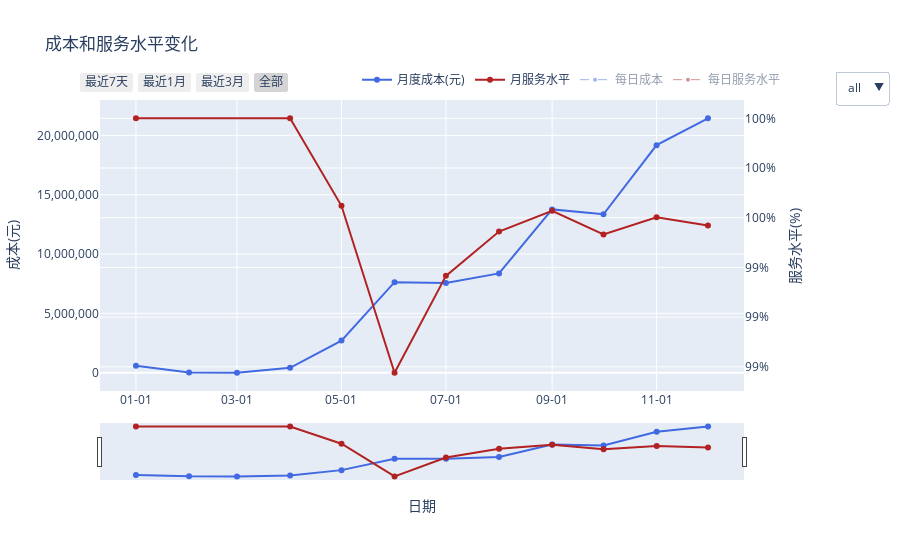

Notebook code for this chart:
### Code cell
rate_map = service_df.set_index('month')['actual_rate'].to_dict()
daily_cost_list = []
daily_svc_list  = []
year = datetime.now().year

for _, row in cost_df.iterrows():
    m = int(row.month)
    total_cost   = row.estimated_cost
    monthly_rate = rate_map.get(row.month, np.nan)
    n_days = pd.Period(f"{year}-{m:02d}").days_in_month
    dates  = pd.date_range(f"{year}-{m:02d}-01", periods=n_days)
    w = np.random.rand(n_days); w /= w.sum()
    if np.isnan(monthly_rate):
        rates = np.full(n_days, np.nan)
    else:
        rates = np.clip(
            np.random.normal(loc=monthly_rate, scale=0.02, size=n_days),
            0, 1
        )

    for d, wt, rt in zip(dates, w, rates):
        daily_cost_list.append({ "date": d,           "daily_cost": total_cost * wt })
        daily_svc_list.append({  "date": d,           "daily_rate": rt      })

daily_cost_df    = pd.DataFrame(daily_cost_list)
daily_service_df = pd.DataFrame(daily_svc_list)
cost_df["date"]    = pd.to_datetime(cost_df.month.astype(int).apply(lambda x: f"{year}-{x:02d}-01"))
service_df["date"] = pd.to_datetime(service_df.month.astype(int).apply(lambda x: f"{year}-{x:02d}-01"))

fig = make_subplots(specs=[[{"secondary_y": True}]])

# 月度成本
fig.add_trace(go.Scatter(
    x=cost_df["date"], y=cost_df["estimated_cost"],
    mode="lines+markers", name="月度成本(元)",
    line=dict(color="royalblue", width=2),
    hovertemplate="月度成本：%{y:,.0f} 元<extra></extra>"
), secondary_y=False)

# 月度服务水平
fig.add_trace(go.Scatter(
    x=service_df["date"], y=service_df["actual_rate"],
    mode="lines+markers", name="月服务水平",
    line=dict(color="firebrick", width=2),
    hovertemplate="月服务水平：%{y:.1%}<extra></extra>"
), secondary_y=True)

# 每日成本
fig.add_trace(go.Scatter(
    x=daily_cost_df["date"], y=daily_cost_df["daily_cost"],
    mode="lines+markers", name="每日成本",
    line=dict(color="royalblue", width=1, dash="dash"),
    marker=dict(size=4),
    hovertemplate="每日成本：%{y:,.0f} 元<extra></extra>",
    visible="legendonly"
), secondary_y=False)

# 每日服务水平
fig.add_trace(go.Scatter(
    x=daily_service_df["date"], y=daily_service_df["daily_rate"],
    mode="lines+markers", name="每日服务水平",
    line=dict(color="firebrick", width=1, dash="dash"),
    marker=dict(size=4),
    hovertemplate="每日达成率：%{y:.1%}<extra></extra>",
    visible="legendonly"
), secondary_y=True)

#菜单
fig.update_layout(
    updatemenus=[dict(
        type="dropdown", x=1.15, y=1.1,
        buttons=[
            dict(label="all",
                 method="update",
                 args=[{"visible": [True, True, True, True]}, {"title":"all"}]),
            dict(label="月",
                 method="update",
                 args=[{"visible": [True, True, False, False]}, {"title":"月"}]),
            dict(label="日",
                 method="update",
                 args=[{"visible": [False, False, True, True]}, {"title":"日"}]),
        ]
    )],
    xaxis=dict(
        title="日期", type="date",
        tickformat="%m-%d",
        rangeslider=dict(visible=True),
        rangeselector=dict(buttons=[
            dict(count=7,  label="最近7天",  step="day",   stepmode="backward"),
            dict(count=1,  label="最近1月",  step="month", stepmode="backward"),
            dict(count=3,  label="最近3月",  step="month", stepmode="backward"),
            dict(step="all", label="全部")
        ])
    ),
    yaxis=dict(title="成本(元)", tickformat=","),
    yaxis2=dict(title="服务水平(%)", tickformat=".0%"),
    title="成本和服务水平变化",
    legend=dict(orientation="h", yanchor="bottom", y=1.02, xanchor="right", x=1)
)

fig.show()
fig_op2 = fig

### Figure 1 — Plotly figure (JSON) as saved in the notebook; plotly's stock layout.template omitted (floating-point values rounded to 4 significant figures; data arrays with more than 128 entries replaced by an {"elided": "..."} marker saying what was removed)
{"data": [{"hovertemplate": "月度成本：%{y:,.0f} 元<extra></extra>", "line": {"color": "royalblue", "width": 2}, "mode": "lines+markers", "name": "月度成本(元)", "x": ["2025-01-01T00:00:00.000000000", "2025-02-01T00:00:00.000000000", "2025-03-01T00:00:00.000000000", "2025-04-01T00:00:00.000000000", "2025-05-01T00:00:00.000000000", "2025-06-01T00:00:00.000000000", "2025-07-01T00:00:00.000000000", "2025-08-01T00:00:00.000000000", "2025-09-01T00:00:00.000000000", "2025-10-01T00:00:00.000000000", "2025-11-01T00:00:00.000000000", "2025-12-01T00:00:00.000000000"], "y": [583700.0, 29360.0, 4863.0, 412200.0, 2709000.0, 7631000.0, 7556000.0, 8371000.0, 13760000.0, 13350000.0, 19180000.0, 21440000.0], "type": "scatter", "xaxis": "x", "yaxis": "y"}, {"hovertemplate": "月服务水平：%{y:.1%}<extra></extra>", "line": {"color": "firebrick", "width": 2}, "mode": "lines+markers", "name": "月服务水平", "x": ["2025-01-01T00:00:00.000000000", "2025-04-01T00:00:00.000000000", "2025-05-01T00:00:00.000000000", "2025-06-01T00:00:00.000000000", "2025-07-01T00:00:00.000000000", "2025-08-01T00:00:00.000000000", "2025-09-01T00:00:00.000000000", "2025-10-01T00:00:00.000000000", "2025-11-01T00:00:00.000000000", "2025-12-01T00:00:00.000000000"], "y": [1.0, 1.0, 0.9965, 0.9898, 0.9937, 0.9954, 0.9963, 0.9953, 0.996, 0.9957], "type": "scatter", "xaxis": "x", "yaxis": "y2"}, {"hovertemplate": "每日成本：%{y:,.0f} 元<extra></extra>", "line": {"color": "royalblue", "dash": "dash", "width": 1}, "marker": {"size": 4}, "mode": "lines+markers", "name": "每日成本", "visible": "legendonly", "x": {"elided": "365 str values"}, "y": {"elided": "365 float values"}, "type": "scatter", "xaxis": "x", "yaxis": "y"}, {"hovertemplate": "每日达成率：%{y:.1%}<extra></extra>", "line": {"color": "firebrick", "dash": "dash", "width": 1}, "marker": {"size": 4}, "mode": "lines+markers", "name": "每日服务水平", "visible": "legendonly", "x": {"elided": "365 str values"}, "y": {"elided": "365 float values"}, "type": "scatter", "xaxis": "x", "yaxis": "y2"}], "layout": {"xaxis": {"anchor": "y", "domain": [0.0, 0.94], "rangeslider": {"visible": true}, "title": {"text": "日期"}, "type": "date", "tickformat": "%m-%d", "rangeselector": {"buttons": [{"count": 7, "label": "最近7天", "step": "day", "stepmode": "backward"}, {"count": 1, "label": "最近1月", "step": "month", "stepmode": "backward"}, {"count": 3, "label": "最近3月", "step": "month", "stepmode": "backward"}, {"label": "全部", "step": "all"}]}}, "yaxis": {"anchor": "x", "domain": [0.0, 1.0], "title": {"text": "成本(元)"}, "tickformat": ","}, "yaxis2": {"anchor": "x", "overlaying": "y", "side": "right", "title": {"text": "服务水平(%)"}, "tickformat": ".0%"}, "legend": {"orientation": "h", "yanchor": "bottom", "y": 1.02, "xanchor": "right", "x": 1}, "updatemenus": [{"buttons": [{"args": [{"visible": [true, true, true, true]}, {"title": "all"}], "label": "all", "method": "update"}, {"args": [{"visible": [true, true, false, false]}, {"title": "月"}], "label": "月", "method": "update"}, {"args": [{"visible": [false, false, true, true]}, {"title": "日"}], "label": "日", "method": "update"}], "type": "dropdown", "x": 1.15, "y": 1.1}], "title": {"text": "成本和服务水平变化"}}}
